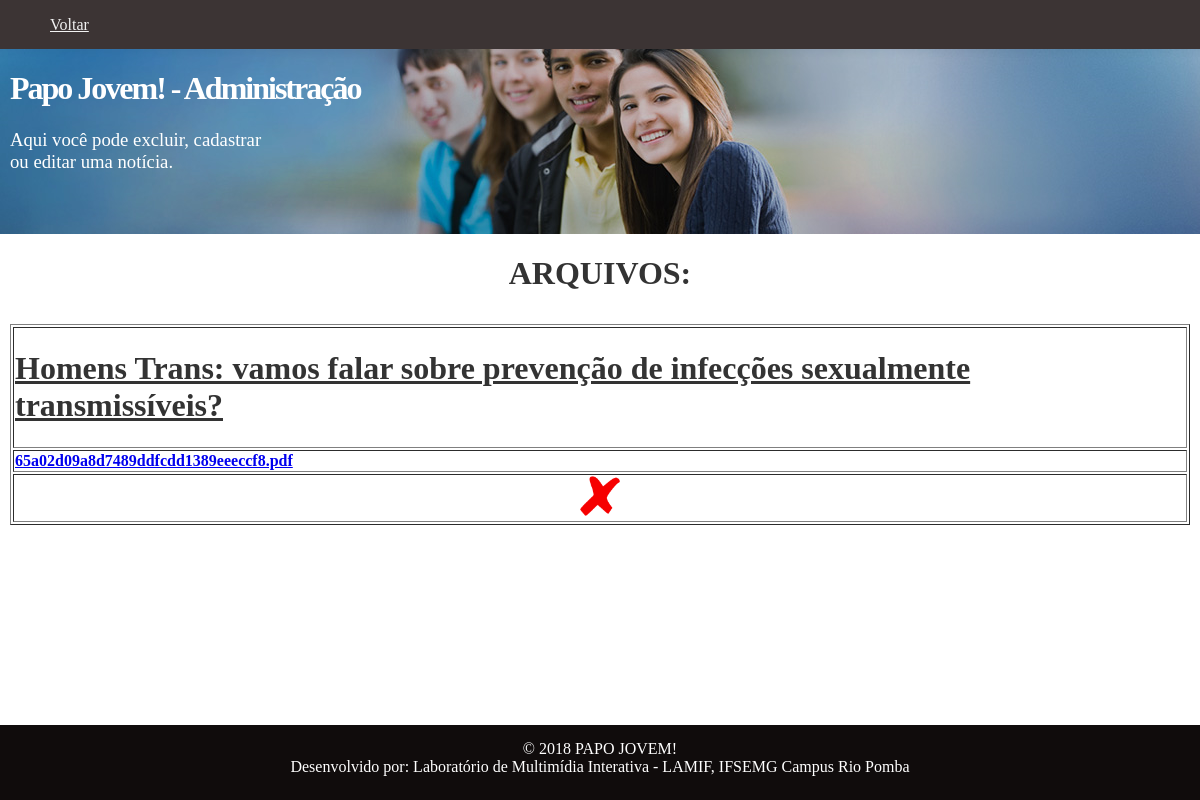
The page /administrador/adm_artigos.php on the database its author committed.
### tables this page shows
CREATE TABLE IF NOT EXISTS `artigos` (
  `id_artigos` int(11) NOT NULL AUTO_INCREMENT,
  `titulo` varchar(500) NOT NULL,
  `arquivo` varchar(500) NOT NULL,
  PRIMARY KEY (`id_artigos`)
);

### administrador/adm_artigos.php (the view, shortened to what this page needs)
<!DOCTYPE html>
<html lang="pt-br">
<head>
	<link href="../css/index.css" rel="stylesheet">
</head>
<body>
<div class="header">
		<div class="barra1">
			<div class="linhax">
				<div class="colunax col1x">
					<nav>
						<ul class="barra inline sem-marcador">
							<li><a class="nav" href="index.php">Voltar</a></li>
						</ul>
					</nav>
				</div>
			</div>
		</div>
		<div class="cabecalho">
			<div class="linhax">
			<header>
					<div class="colunax col1x">
						<h1 class="logo">Papo Jovem! - Administração</h1>
						<h3 class="logo">Aqui você pode excluir, cadastrar </br> ou editar uma notícia.</h3>
					</div>
				</header>
			</div>
		</div>
		<center>
<?php
include '../conexao.php';
echo "<h1>ARQUIVOS: </h1>";
$resultado2 = mysqli_query($conexao, "SELECT * FROM artigos ORDER BY id_artigos DESC");
echo'<style type="text/css">
    table {
    	display:inline-block;
    	margin: 10px;
    }
  </style><center>';
while($linhas2 = mysqli_fetch_array($resultado2)){
		echo '<table border="1">
		<tr><td><h1><b><u>'.$linhas2['titulo'].'</u></b></h1></td></tr>
		<tr><td><b><a href=..\artigos/'.$linhas2['arquivo'].' target="_blank">'.$linhas2['arquivo'].'</a></b></td></tr>
		<tr><td colspan="2"><center><a href="excluir_artigos.php?id_artigos='.$linhas2['id_artigos'].'"><img width="40px" height="40px" src="../images/x.png"/</a></center></td></tr>
		</table>';
}
?>
	<br><br></center>
	<div class="footer">
		<div class="linha">
			<footer>
				<div class="coluna col12">
					<span>© 2018 PAPO JOVEM! <br />
					Desenvolvido por: Laboratório de Multimídia Interativa - LAMIF, IFSEMG Campus Rio Pomba</span>
				</div>
			</footer>
		</div>
	</div>
</body>
</html>

### css/index.css (style rules this page uses)
html { position: relative; min-height: 100%; }
body { font-family: Cambria, Times, "Times New Roman", "serif", 'Roboto', sans-serif; color: #333; margin: 0 0 60px 0; }
.linha { width: 960px; margin: 0 auto; overflow: auto; padding: 5px 0; }
.linhax { width: 100%; overflow: auto; padding-bottom: 10px; }
.colunax { float: left; padding-right: 1%; }
.col1x { width: 99%; }
.coluna { padding: 0 10px; float: left; }
.col12 { width: 940px; }
ul li, ol li { margin-bottom: 5px; float: left; }
ul.inline li, ol.inline li { display: inline; margin-right: 15px; }
ul.inline li:last-child, ol.inline li:last-child { margin-right: 0px; }
ul.sem-marcador, ol.sem-marcador { list-style: none; }
.barra1 { overflow: hidden; text-align: left; background-color: #3c3434; }
.barra1 li a { color: #f2f2f2; padding: 5px 10px; border-radius: 3px; }
.cabecalho { text-align: left; padding-left: 10px; background-color: transparent; color: #FFF; background-image: url(../images/capa.png); background-repeat: repeat-x; background-position: bottom center; height: 185px; }
h1.logo { font-weight: 700; letter-spacing: -2px; }
h3.logo { font-weight: 300; }
.footer { text-align: center; position:absolute; float: left; bottom: 0px; width: 100%; height: 65px; background-color: #100c0c; color: #FFF; padding-top: 10px; }
img { max-width: 100%; height: auto; }

### administrador/adm_artigos.php (style rules this page uses)
table { display:inline-block; margin: 10px; }

### rows shown on the page
artigos: titulo "Homens Trans: vamos falar sobre prevenção de infecções sexualmente transmissíveis?", arquivo "65a02d09a8d7489ddfcdd1389eeeccf8.pdf"
